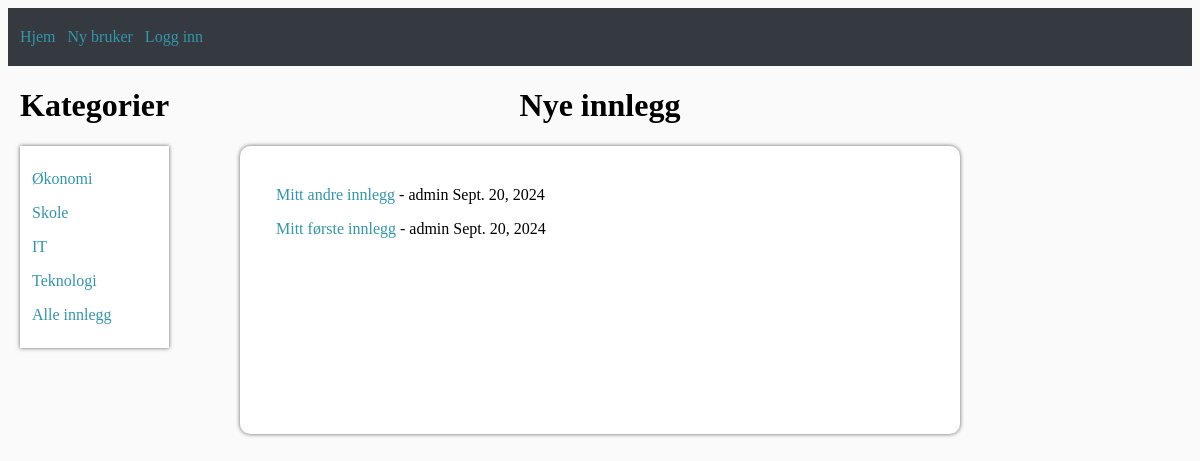
The app's page /, older data.
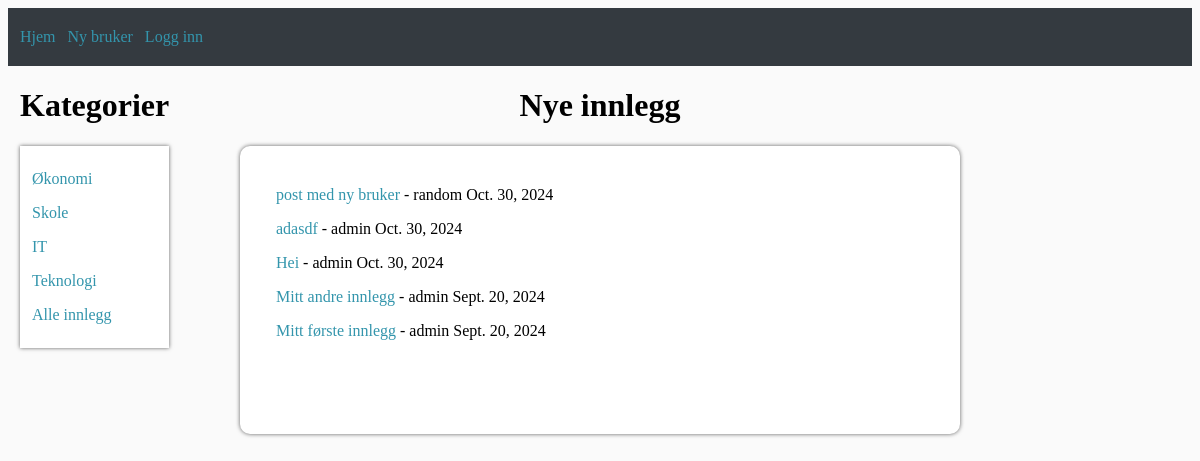
The same page, newer data.
### blog/models.py (models this page shows, shortened)
class Post(models.Model):
    title = models.CharField(max_length=100)
    author = models.ForeignKey(User, on_delete=models.CASCADE)
    body = models.TextField()
    date = models.DateField(default=timezone.now)
    categories = models.ManyToManyField(Category, related_name='posts', default="Annet")

### blog/views.py (the view)
# urls.py: 2. Add a URL to urlpatterns:  path('', Home.as_view(), name='home')
class Home(ListView):
    model = Post
    template_name = 'home.html'
    ordering = ['-id']

### blog/templates/home.html (shortened to what this page needs)
{% extends 'basetemplate.html' %}
    {% block defaultnavbar %}
        <div class="content-container">
            <div class="categories-container">
                <h1>Kategorier</h1>
                <div class="categories-list">
                    <div class="categories-text">
                        <p><a href="økonomi.html">Økonomi<a></p>
                        <p><a href="">Skole</a></p>
                        <p><a href="">IT</a></p>
                        <p><a href="">Teknologi</a></p>
                        <p><a href="">Alle innlegg</a></p>
                    </div>
                </div>
            </div>
            <div class="post-list">
                <h1>Nye innlegg</h1>
                <div class="main-container indented-text">
                    {% for post in object_list %}
                           <p> <a href="{% url 'blog_article_content' post.pk %}"> {{post.title}} </a> - {{post.author}} {{post.date}}<br/></p>
                    {% endfor %}
                </div>
            </div>
        </div>
    {% endblock %}

Row changes from the older to the newer data that the page shows:
added Post: title "post med ny bruker", author "random", date "Oct. 30, 2024"
added Post: title "adasdf", author "admin", date "Oct. 30, 2024"
added Post: title "Hei", author "admin", date "Oct. 30, 2024"
